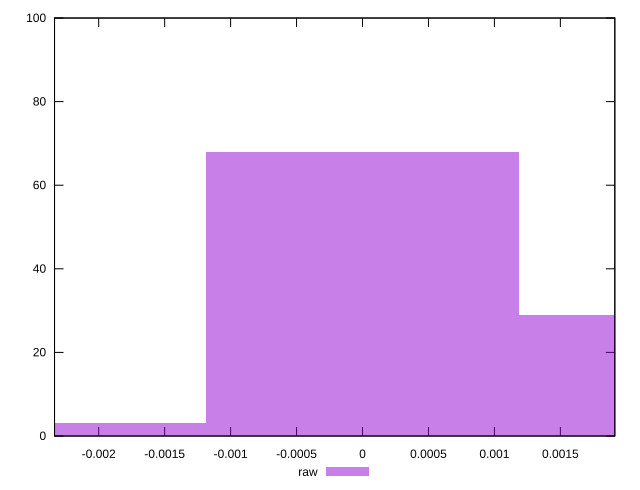

Generate this figure with gnuplot:
reset

$raw <<EOF
0 68
0.002375246276652144 29
-0.002375246276652144 3
EOF

set key outside below
set boxwidth 0.002375246276652144
set xrange [-0.0023349044948522413:0.001912875659517327]
set yrange [0:100]
set trange [0:100]
set style fill transparent solid 0.5 noborder
set terminal svg size 640, 490 enhanced background rgb 'white'
set output "report_00008_2021-01-22T20:58:29.167/meta/score-difference/samples/pages+cached+noexternal+nofonts+nosvg+noimg/raw/histogram.svg"

plot $raw title "raw" with boxes

reset
